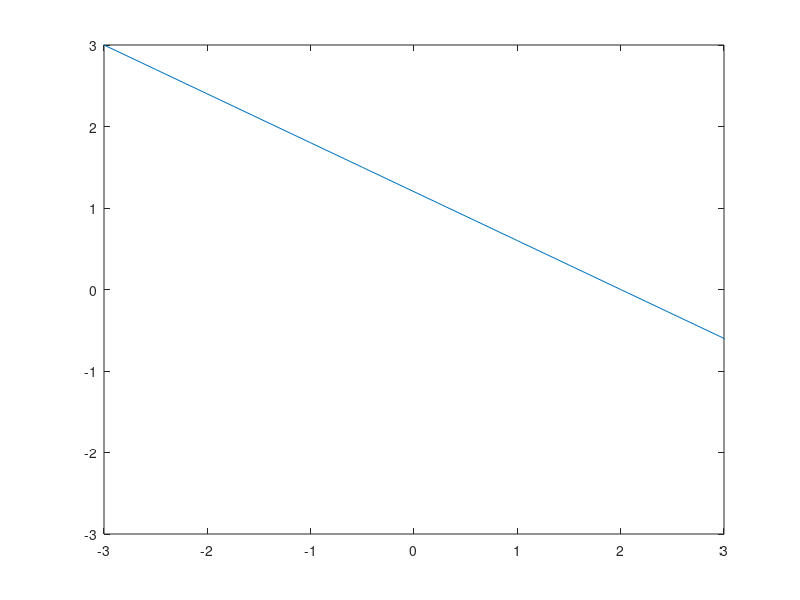

Recreate this plot in MATLAB. (Note: this script raises an error after producing the figure.)
clear;
t=-3:0.1:3;
x0 = 2; y0 = 0; Ax = 5; Ay = -3;
X = @(t) x0 + Ax*t;
Y = @(t) y0 + Ay*t;

rectDot1 = [-3, 3];
rectDot2 = [3, -3];

N = 10;
r = 0.7;

x = X(t);
y = Y(t);
p = plot(x,y);
axis([rectDot1(1) rectDot2(1) rectDot2(2) rectDot1(2)]);
%%
clear;
syms y(t);
DE = diff(y,t) - y == 0
sol=dsolve(DE)